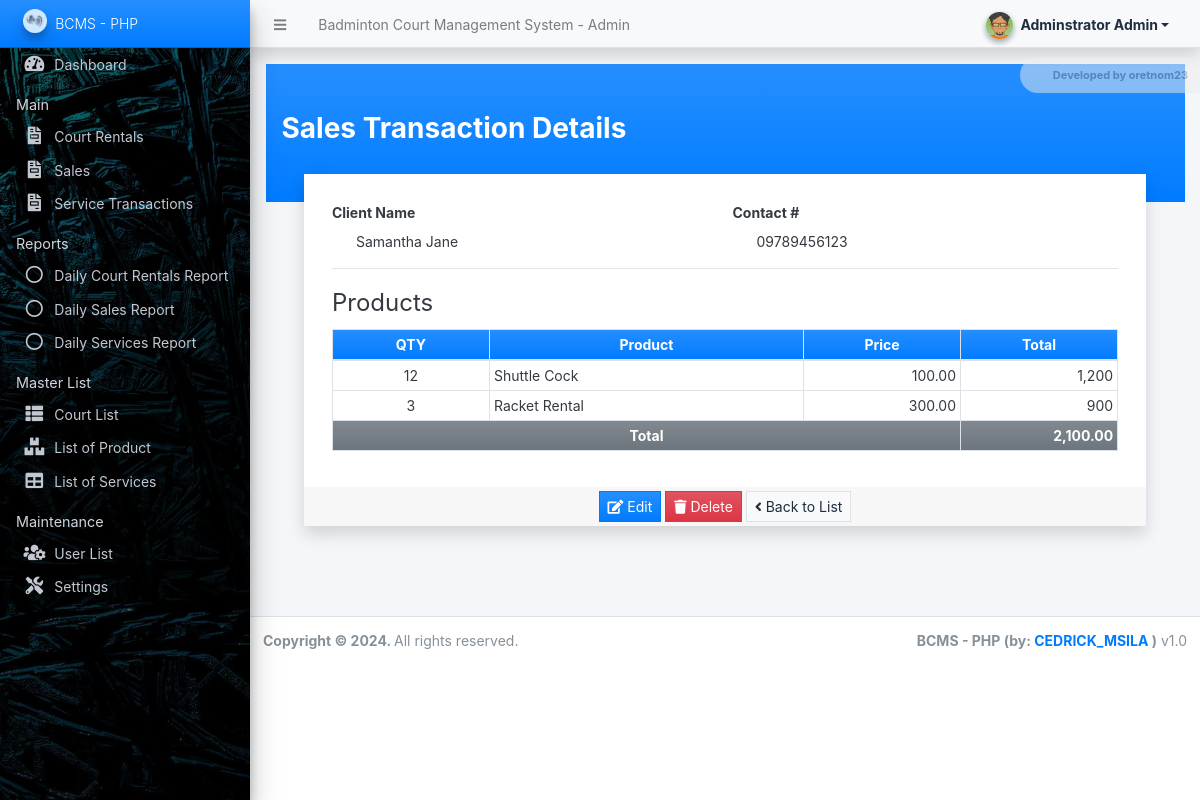
Screenshot of /admin/?page=sales/view_details&id=6 (signed in) with the database file from the repository.
### tables this page shows
CREATE TABLE `sales_transaction_items` (
  `sales_transaction_id` int(30) NOT NULL,
  `product_id` int(30) NOT NULL,
  `price` float(12,2) NOT NULL DEFAULT 0.00,
  `quantity` int(30) NOT NULL DEFAULT 0
);

CREATE TABLE `product_list` (
  `id` int(30) NOT NULL,
  `name` text NOT NULL,
  `price` float(12,2) NOT NULL DEFAULT 0.00,
  `status` tinyint(1) NOT NULL DEFAULT 1,
  `delete_flag` tinyint(1) NOT NULL DEFAULT 0,
  `date_created` datetime NOT NULL DEFAULT current_timestamp(),
  `date_updated` datetime NOT NULL DEFAULT current_timestamp() ON UPDATE current_timestamp()
);

### config.php (called while the page is built, shortened)
<?php
function format_num($number = '' , $decimal = ''){
    if(is_numeric($number)){
        $ex = explode(".",$number);
        $decLen = isset($ex[1]) ? strlen($ex[1]) : 0;
        if(is_numeric($decimal)){
            return number_format($number,$decimal);
        }else{
            return number_format($number,$decLen);
        }
    }else{
        return "Invalid Input";
    }
}
?>

### admin/sales/view_details.php (the view, shortened to what this page needs)
<div class="mx-0 py-5 px-3 mx-ns-4 bg-gradient-primary">
	<h3><b>Sales Transaction Details</b></h3>
</div>
<div class="row justify-content-center" style="margin-top:-2em;">
	<div class="col-lg-11 col-md-11 col-sm-12 col-xs-12">
		<div class="card rounded-0 shadow">
			<div class="card-body">
				<div class="container-fluid">
					<div class="row">
						<div class="col-lg-6 col-md-6 col-sm-12 col-sm-12">
							<label for="control-label">Client Name</label>
							<div class="pl-4"><?= isset($client_name) ? $client_name : '' ?></div>
						</div>
						<div class="col-lg-6 col-md-6 col-sm-12 col-sm-12">
							<label for="control-label">Contact #</label>
							<div class="pl-4"><?= isset($contact) ? $contact : '' ?></div>
						</div>
					</div>
					<hr>
					<fieldset>
                        <legend>Products</legend>
                        <table class="table table-bordered">
                            <colgroup>
                                <col width="20%">
                                <col width="40%">
                                <col width="20%">
                                <col width="20%">
                            </colgroup>
                            <thead>
                                <tr class="bg-gradient-primary">
                                    <th class="p-1 text-center">QTY</th>
                                    <th class="p-1 text-center">Product</th>
                                    <th class="p-1 text-center">Price</th>
                                    <th class="p-1 text-center">Total</th>
                                </tr>
                            </thead>
                            <tbody>
                                <?php
                                $total = 0;
                                if(isset($id)):
                                    $sales = $conn->query("SELECT s.*, p.name as product FROM `sales_transaction_items` s inner join `product_list` p on s.product_id = p.id where s.sales_transaction_id ='{$id}'");
                                    while($row = $sales->fetch_assoc()):
                                        $total += $row['quantity'] * $row['price'];
                                ?>
                                <tr>
                                    <td class="p-1 align-middle text-center"><?= format_num($row['quantity']) ?></td>
                                    <td class="p-1 align-middle"><?=$row['product'] ?></td>
                                    <td class="p-1 align-middle text-right"><?= format_num($row['price']) ?></td>
                                    <td class="p-1 align-middle text-right"><?= format_num($row['price'] * $row['quantity']) ?></td>
                                </tr>
                                <?php endwhile; ?>
                                <?php endif; ?>
                            </tbody>
                            <tfoot>
                                <tr class="bg-gradient-secondary">
                                    <th class="p-1 text-center align-middle" colspan="3">Total</th>
                                    <th class="p-1 text-right align-middle"><?= format_num($total,2) ?></th>
                                </tr>
                            </tfoot>
                        </table>
                    </fieldset>
				</div>
			</div>
			<div class="card-footer py-1 text-center">
				<a class="btn btn-primary btn-sm bg-gradient-primary rounded-0" href="./?page=sales/manage_sale&id=<?= isset($id) ? $id : '' ?>"><i class="fa fa-edit"></i> Edit</a>
				<button class="btn btn-danger btn-sm bg-gradient-danger rounded-0" type="button" id="delete-data"><i class="fa fa-trash"></i> Delete</button>
				<a class="btn btn-light btn-sm bg-gradient-light border rounded-0" href="./?page=sales"><i class="fa fa-angle-left"></i> Back to List</a>
			</div>
		</div>
	</div>
</div>

### rows the page displays
sales_transaction_items: quantity "12", product.name "Shuttle Cock", price "100.00", format_num($row['price'] * $row['quantity']) "1,200"
sales_transaction_items: quantity "3", product.name "Racket Rental", price "300.00", format_num($row['price'] * $row['quantity']) "900"

### other values shown
$_settings->info('name') "Badminton Court Management System"
$_settings->userdata('firstname').' '.$_settings->userdata('lastname') "Adminstrator Admin"
$_settings->info('short_name') "BCMS - PHP"
$client_name "Samantha Jane"
$contact "09789456123"
format_num($total,2) "2,100.00"
